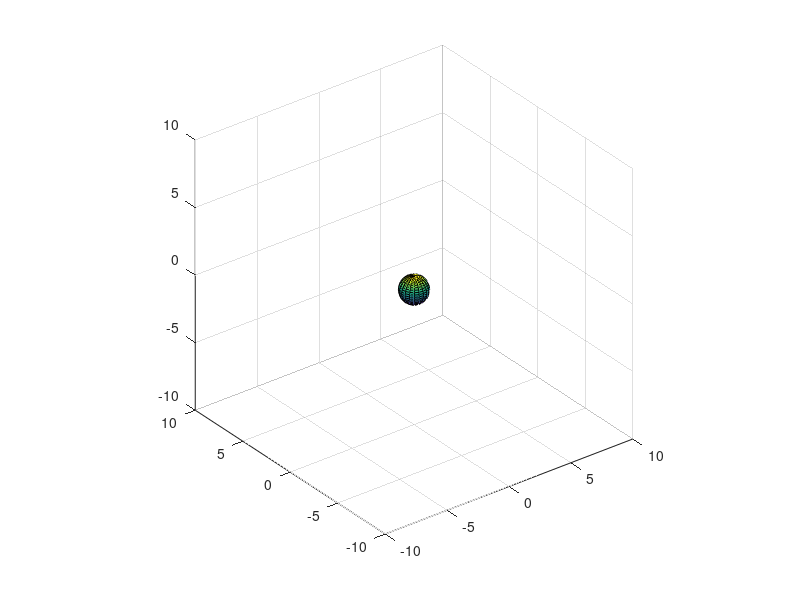

The MATLAB source for this figure: (Note: this script raises an error after producing the figure.)
% Draw a sphere
[X, Y, Z] = sphere();
h = surf(X, Y, Z);% Set up axes
axis equal;
axis([-10 10 -10 10 -10 10]);% Create a transform
tf = hgtransform;
set(h, 'Parent', tf);  % Apply transform to the sphere
% Move the sphere in a circular path using translation
r = 8;  % Radius
for t = 0:.01:2*pi  % Theta (radians)
    M = makehgtform('translate', [0 r*sin(t) r*cos(t)]);
    set(tf, 'Matrix', M);   % Update transformation matrix
    pause(.01);  
end